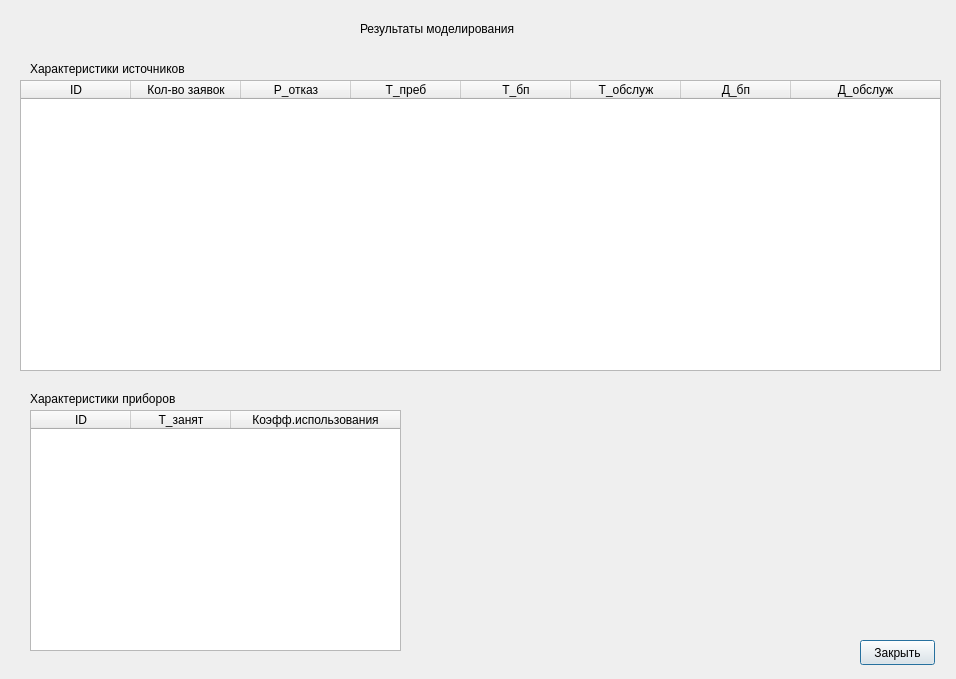
<?xml version="1.0" encoding="UTF-8"?>
<ui version="4.0">
 <class>ResultsDialog</class>
 <widget class="QDialog" name="ResultsDialog">
  <property name="geometry">
   <rect>
    <x>0</x>
    <y>0</y>
    <width>956</width>
    <height>679</height>
   </rect>
  </property>
  <property name="windowTitle">
   <string>Dialog</string>
  </property>
  <widget class="QLabel" name="label">
   <property name="geometry">
    <rect>
     <x>360</x>
     <y>20</y>
     <width>171</width>
     <height>17</height>
    </rect>
   </property>
   <property name="text">
    <string>Результаты моделирования</string>
   </property>
  </widget>
  <widget class="QTableWidget" name="tableSourcesResults">
   <property name="geometry">
    <rect>
     <x>20</x>
     <y>80</y>
     <width>921</width>
     <height>291</height>
    </rect>
   </property>
   <attribute name="horizontalHeaderDefaultSectionSize">
    <number>110</number>
   </attribute>
   <attribute name="horizontalHeaderStretchLastSection">
    <bool>true</bool>
   </attribute>
   <attribute name="verticalHeaderDefaultSectionSize">
    <number>35</number>
   </attribute>
   <column>
    <property name="text">
     <string>ID</string>
    </property>
   </column>
   <column>
    <property name="text">
     <string>Кол-во заявок</string>
    </property>
   </column>
   <column>
    <property name="text">
     <string>Р_отказ</string>
    </property>
   </column>
   <column>
    <property name="text">
     <string>Т_преб</string>
    </property>
   </column>
   <column>
    <property name="text">
     <string>Т_бп</string>
    </property>
   </column>
   <column>
    <property name="text">
     <string>Т_обслуж</string>
    </property>
   </column>
   <column>
    <property name="text">
     <string>Д_бп</string>
    </property>
   </column>
   <column>
    <property name="text">
     <string>Д_обслуж</string>
    </property>
   </column>
  </widget>
  <widget class="QTableWidget" name="tableDevicesResults">
   <property name="geometry">
    <rect>
     <x>30</x>
     <y>410</y>
     <width>371</width>
     <height>241</height>
    </rect>
   </property>
   <attribute name="horizontalHeaderStretchLastSection">
    <bool>true</bool>
   </attribute>
   <column>
    <property name="text">
     <string>ID</string>
    </property>
   </column>
   <column>
    <property name="text">
     <string>Т_занят</string>
    </property>
   </column>
   <column>
    <property name="text">
     <string>Коэфф.использования</string>
    </property>
   </column>
  </widget>
  <widget class="QLabel" name="label_2">
   <property name="geometry">
    <rect>
     <x>30</x>
     <y>60</y>
     <width>171</width>
     <height>17</height>
    </rect>
   </property>
   <property name="text">
    <string>Характеристики источников </string>
   </property>
  </widget>
  <widget class="QLabel" name="label_3">
   <property name="geometry">
    <rect>
     <x>30</x>
     <y>390</y>
     <width>161</width>
     <height>17</height>
    </rect>
   </property>
   <property name="text">
    <string>Характеристики приборов</string>
   </property>
  </widget>
  <widget class="QPushButton" name="closeResultsButton">
   <property name="geometry">
    <rect>
     <x>860</x>
     <y>640</y>
     <width>75</width>
     <height>25</height>
    </rect>
   </property>
   <property name="text">
    <string>Закрыть</string>
   </property>
  </widget>
 </widget>
 <resources/>
 <connections/>
</ui>
